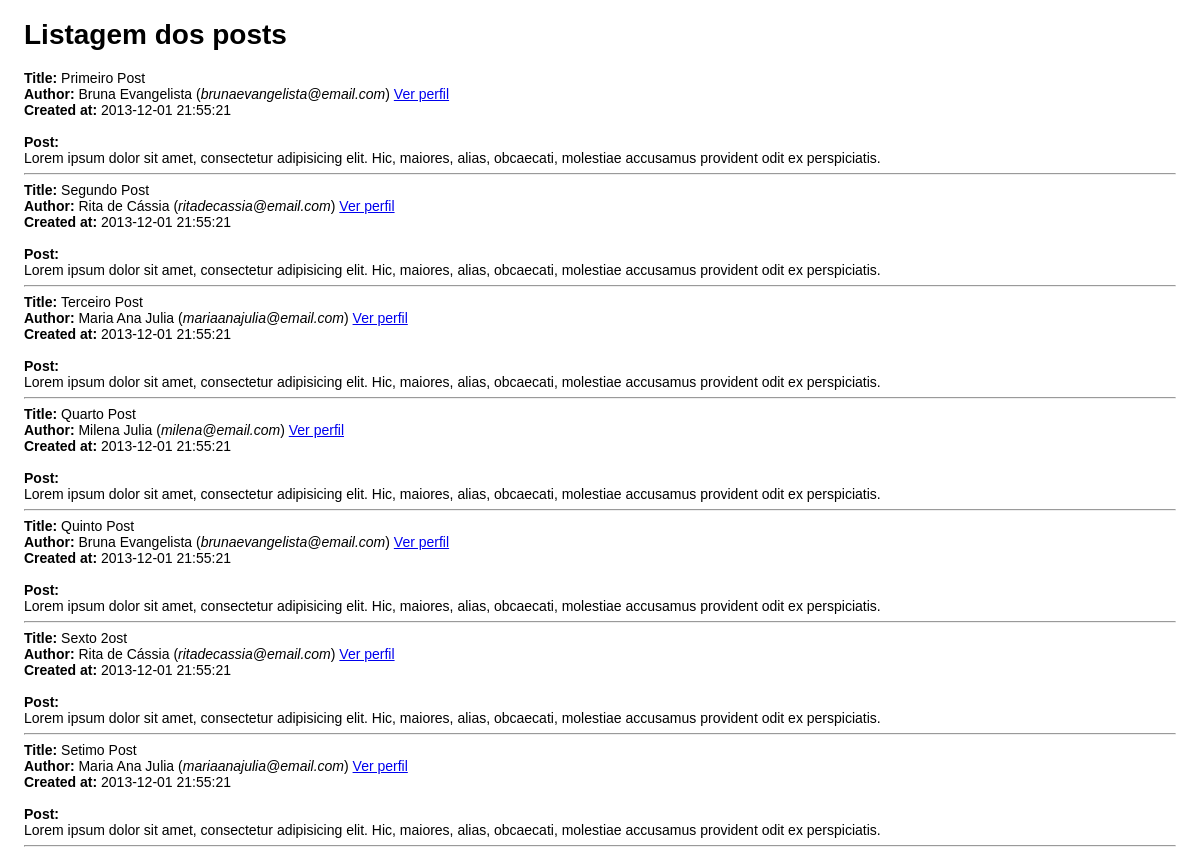
The page / on the database its author committed.
### orm/Lumine.php (called while the page is built, shortened)
<?php
abstract class Lumine {
    public static function load() {
        $args = func_get_args();
        foreach ($args as $libname) {
            if(strpos($libname, 'Lumine_') === 0){
                $basedir = LUMINE_INCLUDE_PATH . DIRECTORY_SEPARATOR . 'lib' . DIRECTORY_SEPARATOR;
                $libname = preg_replace('@^Lumine_@', '', $libname);
                $newfile = $basedir . str_replace('_', DIRECTORY_SEPARATOR, $libname) . '.php';
            }
        }
    }
    public static function autoload($clname) {
        $cn = Lumine_ConnectionManager::getInstance();
        $list = $cn->getConfigurationList();
        foreach ($list as $cfg) {
            $sufix = $cfg->getOption('class_sufix');
            $pacote = $cfg->getProperty('package');
            $path = $cfg->getProperty('class_path');
            $ext = (empty($sufix) ? '' : '.' . $sufix) . '.php';
            if (!empty($pacote)) {
                $pacote .= '.';
            }
            $fullpath = str_replace('.', '/', $path . '/' . $pacote . $clname);
            $fullpath .= $ext;
        }
    }
}

### orm/lib/ConnectionManager.php (called while the page is built, shortened)
<?php
class Lumine_ConnectionManager extends Lumine_EventListener
{
	private static $instance;
	private $connections = array();
	public static function getInstance()
	{
		if(self::$instance == null)
		{
			self::$instance = new Lumine_ConnectionManager;
		}
		return self::$instance;
	}
	public function create($connectionName, Lumine_Configuration $config)
	{
		if( $this->getConnection($connectionName) != false )
		{
			Lumine_Log::warning('Ja existe uma conexao com este nome: ' .$connectionName );
		} else {
			$connObj = $this->getConnectionClass( $config->options['dialect'] );
			$connObj->setDatabase( $config->options['database'] );
			$connObj->setHost( $config->options['host'] );
			$connObj->setPort( $config->options['port'] );
			$connObj->setUser( $config->options['user'] );
			$connObj->setPassword( $config->options['password'] );
			if(isset($config->options['options']))
			{
				$connObj->setOptions( $config->options['options'] );
			}
			$config->setConnection( $connObj );
			$this->connections[ $connectionName ] = $config;
		}
	}
	public function getConnection( $connectionName )
	{
		if( ! isset($this->connections[ $connectionName ]))
		{
			return false;
		}
		return $this->connections[ $connectionName ]->getConnection();
	}
	public function getConnectionClass( $dialect )
	{
		$obj = new $class_name;
		return $obj;
	}
	public function getConfiguration( $name )
	{
		return $this->connections[ $name ];
	}
	public function getConfigurationList()
	{
		return $this->connections;
	}
}
?>

### orm/lib/Configuration.php (called while the page is built, shortened)
<?php
class Lumine_Configuration extends Lumine_EventListener
{
	public $options;
	private $connection = null;
	function __construct(array $options)
	{
		$this->options = $options;
	}
	public function setConnection(Lumine_Connection_IConnection $conn)
	{
		$this->connection = $conn;
	}
	public function getConnection()
	{
		return $this->connection;
	}
	public function getProperty( $name )
	{
		return $this->options[ $name ];
	}
	public function getOption( $name )
	{
		if( ! array_key_exists($name, $this->options['options']) )
		{
			$this->options['options'][ $name ] = null;
			return null;
		}
		return $this->options['options'][ $name ];
	}
}

### orm/lib/Metadata.php (called while the page is built, shortened)
<?php
class Lumine_Metadata extends Lumine_EventListener {
	private static $mappedClasses = array();
	protected $classname = '';
	protected $tablename = null;
	protected $package = null;
	public function __construct(Lumine_Base $target) {
		$this->classname = get_class($target);
	}
	public function getClassname() {
		return $this->classname;
	}
	public function getTablename() {
		return $this->tablename;
	}
	public function setTablename($tablename) {
		$this->tablename = $tablename;
	}
	public function getPackage() {
		return $this->package;
	}
	public function setPackage($package) {
		$this->package = $package;
	}
	public function addField($name, $column, $type, $length, array $options) {
		return $this;
	}
	public function isMapped(){
		return array_key_exists($this->getClassname(), self::$mappedClasses);
	}
}

### orm/lib/Base.php (called while the page is built, shortened)
<?php
class Lumine_Base extends Lumine_EventListener implements Iterator {
    protected $_metadata;
    protected $_join_list = array();
    protected $_alias = '';
    protected $_data = array();
    protected $_from = array();
    protected $_limit = null;
    protected $_offset = null;
    protected $_dataholder = array();
    protected $_classDefinition = array();
    protected $_classMethods = array();
    function __construct($data = null) {
        if(empty($this->_metadata)){
            $this->_metadata = new Lumine_Metadata($this);
        }
        $this->_join_list[] = $this;
        $this->_from[] = $this;
    }
    public function metadata(){
        return $this->_metadata;
    }
    public function find($auto_fetch = false) {
        $sql = $this->_getSQL(self::SQL_SELECT);
        $result = $this->_execute($sql);
        return $this->_getDialect()->num_rows();
    }
    public function fetch($getLinks = true) {
        $result = $this->_getDialect()->fetch();
        if ($result === false) {
            return false;
        }
        $this->_dataholder = array();
        foreach ($result as $key => $val) {
            $def = $this->metadata()->getFieldByColumn($key);
            if (!empty($def)) {
                $key = $def['name'];
                $val = $this->_getConnection()->toPHPValue($val, $def);
            }
            $this->_dataholder[$key] = $val;
        }
        return true;
    }
    public function selectAs(Lumine_Base $obj = null, $format = '%s') {
        $list = $obj->metadata()->getFields();
        $objName = $obj->metadata()->getClassname();
        $alias = $obj->alias();
        foreach ($list as $name => $options) {
            if (empty($alias)) {
                $this->_data[] = sprintf('{%s.%s} as "' . $format . '"', $objName, $name, $name);
            } else {
                $this->_data[] = sprintf('%s.%s as "' . $format . '"', $alias, $name, $name);
            }
        }
        return $this;
    }
    public function join(Lumine_Base $obj, $type = 'INNER', $alias = '', $linkName = null, $linkTo = null, $extraCondition = null) {
        $list = $obj->_getObjectPart('_join_list');
        reset($this->_join_list);
        foreach ($list as $ent) {
            $this->_join_list[] = $ent;
        }
        return $this;
    }
    public function alias($alias = null) {
        if (is_null($alias)) {
            return $this->_alias;
        }
        return $this;
    }
    public function _getObjectPart($partName) {
        return $this->$partName;
    }
    public function _getConfiguration() {
        $pkg = $this->metadata()->getPackage();
        if (!empty($pkg)) {
            return Lumine_ConnectionManager::getInstance()->getConfiguration($pkg);
        }
    }
    public function _getConnection() {
        return $this->_getConfiguration()->getConnection();
    }
    public function _getSQL($type = self::SQL_SELECT, $opt = null) {
        switch ($type) {
            case self::SQL_SELECT:
                return $this->_prepareSQL();
        }
        throw new Lumine_Exception('Tipo nao suportado: ' . $type, Lumine_Exception::ERROR);
    }
    public function fieldValue($key) {
        try {
            $value = null;
            if (!$this->_checkMemberExistence($key)) {
                $value = $this->_dataholder[$key];
            } else {
                $value = $this->$key;
            }
            return $value;
        } catch (Exception $e) {
            if (!$this->_checkMemberExistence($key)) {
                if (isset($this->_dataholder[$key])) {
                    return $this->_dataholder[$key];
                }
            } else {
                return $this->$key;
            }
        }
    }
    protected function _getDialect() {
        $obj = Lumine_Dialect_Factory::get($this);
        return $obj;
    }
    protected function _prepareSQL($forCount = false, $what = '*') {
        $sql = "SELECT ";
        if ($forCount == false) {
            if (empty($this->_data)) {
                reset($this->_join_list);
            }
            $sql .= Lumine_Parser::parseSQLValues($this, implode(', ', $this->_data));
        }
        $sql .= PHP_EOL . " FROM ";
        $list = array();
        reset($this->_from);
        foreach ($this->_from as $obj) {
            $list[] = Lumine_Parser::parseFromValue($obj);
        }
        $sql .= implode(', ', $list);
        if (count($this->_join_list) > 1) {
            $sql .= Lumine_Parser::parseJoinValues($this, $this->_join_list);
        }
        $sql .= PHP_EOL . $this->_getConnection()->setLimit($this->_offset, $this->_limit);
        return $sql;
    }
    public function __set($key, $val) {
        if (isset($this->_dataholder)) {
            $this->_dataholder[$key] = $val;
        }
    }
    public function __get($key) {
        $cfg = $this->_getConfiguration();
        if (!empty($cfg)) {
            if ($cfg->getOption('use_formatter_as_default') == true) {
                return $this->formattedValue($key);
            } else {
                return $this->fieldValue($key);
            }
        }
    }
    private function _checkMemberExistence($memberName) {
        if (empty($this->_classDefinition)) {
            $this->_classDefinition = get_class_vars($this->metadata()->getClassname());
        }
        return array_key_exists($memberName, $this->_classDefinition);
    }
    private function _checkMethodExistence($methodName) {
        if (empty($this->_classMethods)) {
            $this->_classMethods = get_class_methods($this->metadata()->getClassname());
        }
        return in_array($methodName, $this->_classMethods);
    }
    private function _hasGetMethod($field) {
        $method = 'get' . ucfirst($field);
        return $this->_checkMethodExistence($method);
    }
    protected function _execute($sql) {
        try {
            $result = $this->_getDialect()->execute($sql);
            return $result;
        } catch (Lumine_SQLException $lse) {
            throw new Lumine_SQLException($lse->connection, $lse->sql, $lse->getMessage());
        }
    }
    protected function _joinSubClasses() {
        $classes = array();
        for ($class = get_class($this); $class = get_parent_class($class); $classes[] = $class) {
            if (strtolower($class) == 'lumine_base') {
                break;
            } else {
                $classes[] = $class;
            }
        }
        if (empty($classes)) {
            return;
        }
    }
}

### orm/lib/Events/ConfigurationEvent.php (called while the page is built, shortened)
<?php
class Lumine_Events_ConfigurationEvent extends Lumine_Event {
	function __construct($type, Lumine_Configuration $conf, Lumine_Base $obj = null){
		$this->type = $type;
	}
}

### orm/lib/Events/IteratorEvent.php (called while the page is built, shortened)
<?php
class Lumine_Events_IteratorEvent extends Lumine_Event {
	function __construct($type, Lumine_Base $obj){
		$this->type = $type;
	}
}

### orm/lib/Dialect/Factory.php (called while the page is built, shortened)
<?php
class Lumine_Dialect_Factory extends Lumine_EventListener {
	private static $createdItems = array();
	public static function get(Lumine_Base $obj){
		$dialect = $obj->_getConfiguration()->getProperty('dialect');
		$id = $obj->_getObjectPart('_objectID');
		if(!array_key_exists($dialect, self::$createdItems)){
			$ref = new ReflectionClass('Lumine_Dialect_'.$dialect);
			self::$createdItems[ $dialect ] = $ref->newInstance();;
		}
		self::$createdItems[ $dialect ]->setConnection($obj->_getConnection());
		self::$createdItems[ $dialect ]->setObjectId($id);
		self::$createdItems[ $dialect ]->setTablename($obj->metadata()->getTablename());
		return self::$createdItems[ $dialect ];
	}
}

### orm/lib/Dialect/MySQL.php (called while the page is built, shortened)
<?php
class Lumine_Dialect_MySQL extends Lumine_EventListener implements Lumine_Dialect_IDialect
{
	private $connection = null;
	private $resultList = array();
	private $pointerList = array();
	private $objectID;
	public function getObjectId(){
		return $this->objectID;
	}
	public function setObjectId($objectID){
		$this->objectID = $objectID;
	}
	public function setConnection(Lumine_Connection_IConnection $cnn)
	{
		$this->connection = $cnn;
	}
	public function getConnection()
	{
		return $this->connection;
	}
	public function execute($sql)
	{
		$cn = $this->getConnection();
		$cn->connect();
		try
		{
			$rs = $cn->executeSQL($sql);
			if( gettype($rs) != 'boolean')
			{
				$this->resultList[$this->getObjectId()] = $rs;
				$this->pointerList[$this->getObjectId()] = 0;
				return true;
			} else {
				return $rs;
			}
		} catch (Exception $e) {
			Lumine_Log::warning( 'Falha na consulta: ' . $cn->getErrorMsg());
			throw new Lumine_SQLException($cn, $sql, $cn->getErrorMsg());
			return false;
		}
	}
	public function num_rows()
	{
		return $this->getConnection()->num_rows($this->resultList[$this->getObjectId()]);
	}
	public function moveFirst()
	{
		$this->pointerList[$this->getObjectId()] = 0;
	}
	public function fetch()
	{
		$pointer = $this->pointerList[$this->getObjectId()];
	    if( $pointer < 0 || $pointer > $this->num_rows() - 1 )
	    {
	        return false;
	    }
		$row = mysql_fetch_assoc($this->resultList[$this->getObjectId()]);
		$this->pointerList[$this->getObjectId()]++;
		return $row;
	}
}

### orm/lib/Connection/MySQL.php (called while the page is built, shortened)
<?php
class Lumine_Connection_MySQL extends Lumine_Connection_AbstractConnection
{
	public function connect()
	{
		if($this->conn_id && $this->state == self::OPEN)
		{
			return true;
		}
		$hostString = $this->getHost();
		if($this->getPort() != '')
		{
			$hostString .=  ':' . $this->getPort();
		}
		$flags = isset($this->options['flags']) ? $this->options['flags'] : null;
		if(isset($this->options['persistent']) && $this->options['persistent'] == true)
		{
			Lumine_Log::debug( 'Criando conexao persistente com '.$this->getDatabase());
			$this->conn_id = @mysql_pconnect($hostString, $this->getUser(), $this->getPassword(), $flags);
		} else {
			$this->conn_id = @mysql_connect($hostString, $this->getUser(), $this->getPassword(), true, $flags);
		}
		$this->state = self::OPEN;
		return true;
	}
	public function executeSQL($sql)
	{
		$rs = @mysql_query($sql, $this->conn_id);
		return $rs;
	}
	public function num_rows($rs)
	{
		return mysql_num_rows($rs);
	}
}
?>

### orm/lib/Connection/AbstractConnection.php (called while the page is built, shortened)
<?php
abstract class Lumine_Connection_AbstractConnection
	extends Lumine_EventListener
	implements Lumine_Connection_IConnection {
	protected $user;
	protected $password;
	protected $port;
	protected $host;
	public function setUser($user)
	{
		$this->user = $user;
	}
	public function getUser()
	{
		return $this->user;
	}
	public function setPassword($password)
	{
		$this->password = $password;
	}
	public function getPassword()
	{
		return $this->password;
	}
	public function setPort($port)
	{
		$this->port = $port;
	}
	public function getPort()
	{
		return $this->port;
	}
	public function setHost($host)
	{
		$this->host = $host;
	}
	public function getHost()
	{
		return $this->host;
	}
}

### index.php (the view, shortened to what this page needs)
<?php
require_once "orm/Lumine.php";
?>
<!doctype html>
<html lang="en">
<head>
	<link rel="stylesheet" type="text/css" href="assets/js/fancy/jquery.fancybox.css" media="screen" />
</head>
<body>
	<div id="content">
		<h1>Listagem dos posts</h1>
		<?php
			$posts = new Posts;
			$authors = new Authors;
			$posts->join($authors);
			$posts->find();
			while($posts->fetch()):
				echo "<b>Title: </b>". $posts->title ."</br/>";
				echo "<b>Author: </b>". $posts->name ." (<i>". $posts->email ."</i>) <a href='inner/box.php?id=".$posts->authorsId."' data-fancybox-type='iframe' class='light'>Ver perfil</a></br/>";
				echo "<b>Created at: </b>". $posts->createdAt ."</br/>";
				echo "<br/><b>Post: </b><br/>". $posts->body ."</br/>";
				echo "<hr/>";
			endwhile;
		?>
	</div>
</body>
</html>

### index.php (style rules this page uses)
body { margin:0;padding:0;font-family: Arial, Verdana, Trebuchet MS; font-size: 14px; }
#content { margin:0 auto; max-width: 96%; }

### rows shown on the page
posts: title "Primeiro Post", name "Bruna Evangelista", email "brunaevangelista@email.com", authors.created_at "2013-12-01 21:55:21", body "Lorem ipsum dolor sit amet, consectetur adipisicing elit. Hic, maiores, alias, obcaecati, molestiae accusamus provident odit ex perspiciatis."
posts: title "Segundo Post", name "Rita de Cássia", email "ritadecassia@email.com", authors.created_at "2013-12-01 21:55:21", body "Lorem ipsum dolor sit amet, consectetur adipisicing elit. Hic, maiores, alias, obcaecati, molestiae accusamus provident odit ex perspiciatis."
posts: title "Terceiro Post", name "Maria Ana Julia", email "mariaanajulia@email.com", authors.created_at "2013-12-01 21:55:21", body "Lorem ipsum dolor sit amet, consectetur adipisicing elit. Hic, maiores, alias, obcaecati, molestiae accusamus provident odit ex perspiciatis."
posts: title "Quarto Post", name "Milena Julia", email "milena@email.com", authors.created_at "2013-12-01 21:55:21", body "Lorem ipsum dolor sit amet, consectetur adipisicing elit. Hic, maiores, alias, obcaecati, molestiae accusamus provident odit ex perspiciatis."
posts: title "Quinto Post", name "Bruna Evangelista", email "brunaevangelista@email.com", authors.created_at "2013-12-01 21:55:21", body "Lorem ipsum dolor sit amet, consectetur adipisicing elit. Hic, maiores, alias, obcaecati, molestiae accusamus provident odit ex perspiciatis."
posts: title "Sexto 2ost", name "Rita de Cássia", email "ritadecassia@email.com", authors.created_at "2013-12-01 21:55:21", body "Lorem ipsum dolor sit amet, consectetur adipisicing elit. Hic, maiores, alias, obcaecati, molestiae accusamus provident odit ex perspiciatis."
posts: title "Setimo Post", name "Maria Ana Julia", email "mariaanajulia@email.com", authors.created_at "2013-12-01 21:55:21", body "Lorem ipsum dolor sit amet, consectetur adipisicing elit. Hic, maiores, alias, obcaecati, molestiae accusamus provident odit ex perspiciatis."
